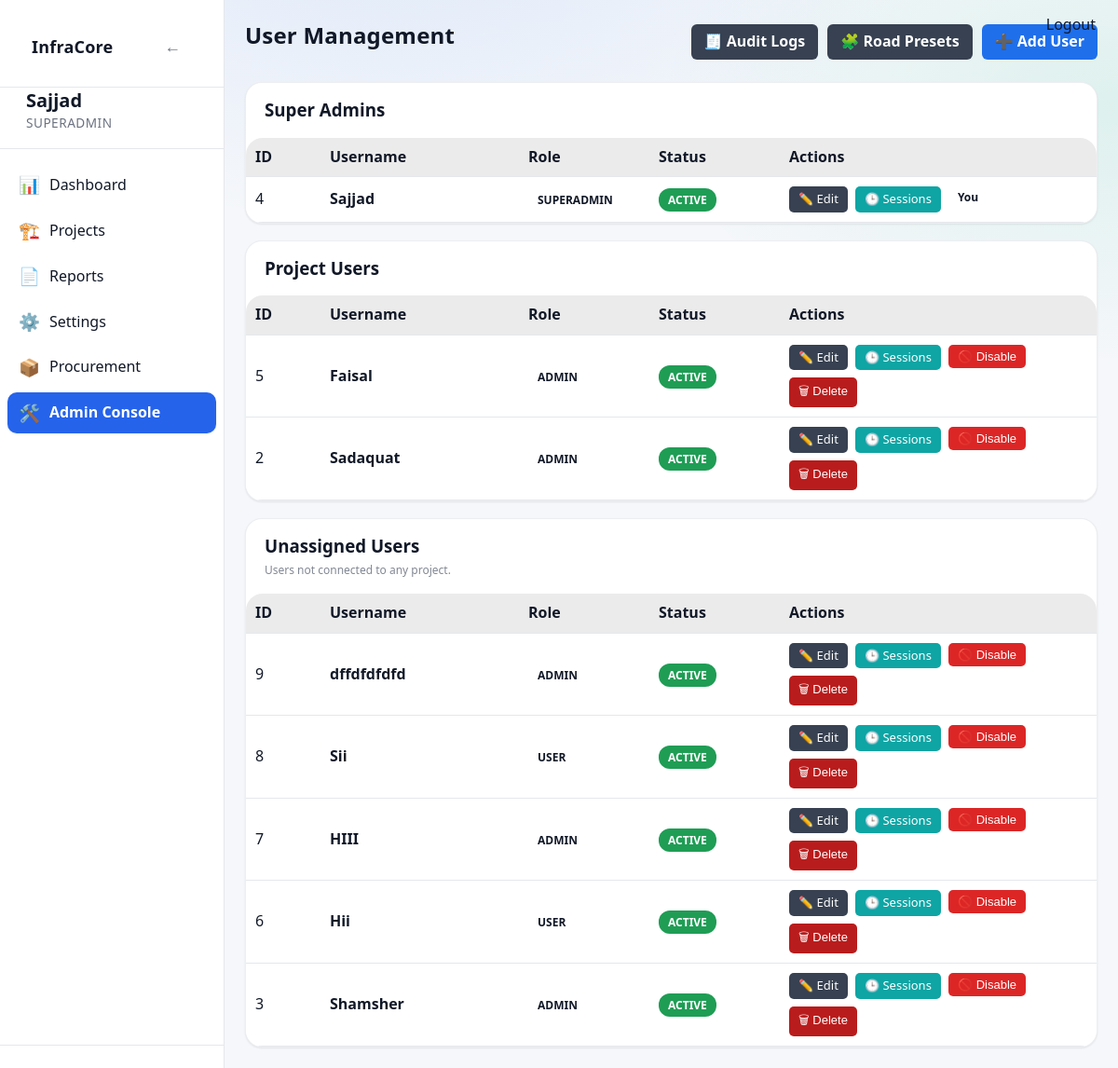
Screenshot of /admin/users (signed in) with the database file from the repository.
### app/models/user.py (models this page shows)
class User(Base):
    __tablename__ = "users"
    id = Column(Integer, primary_key=True, index=True)
    username = Column(String, unique=True, index=True, nullable=False)
    password_hash = Column(String, nullable=False)
    email = Column(String(255), unique=True, index=True, nullable=True)
    role = Column(String, default="user")
    is_active = Column(Boolean, default=True, nullable=False)
    created_at = Column(DateTime, default=datetime.utcnow, nullable=False)
    updated_at = Column(
        DateTime,
        default=datetime.utcnow,
        onupdate=datetime.utcnow,
        nullable=False
    )

### app/routes/admin.py (the view)
@router.get("/users", response_class=HTMLResponse)
def users_list(request: Request, db: Session = Depends(get_db)):
    admin = admin_guard(request)
    if not admin:
        return RedirectResponse("/dashboard", status_code=302)
    superadmins = (
        db.query(User)
        .filter(User.role == "superadmin")
        .order_by(User.id.desc())
        .all()
    )
    assigned_ids = {
        r[0]
        for r in (
            db.query(ProjectUser.user_id)
            .filter(ProjectUser.user_id.isnot(None))
            .distinct()
            .all()
        )
        if r and r[0] is not None
    }
    assigned_ids |= {
        r[0]
        for r in (
            db.query(Project.created_by)
            .filter(Project.created_by.isnot(None))
            .distinct()
            .all()
        )
        if r and r[0] is not None
    }
    base_users = db.query(User).filter(User.role != "superadmin")
    project_users = (
        base_users.filter(User.id.in_(assigned_ids)).order_by(User.id.desc()).all()
        if assigned_ids
        else []
    )
    unassigned_users = (
        base_users.filter(~User.id.in_(assigned_ids)).order_by(User.id.desc()).all()
        if assigned_ids
        else base_users.order_by(User.id.desc()).all()
    )
    html = templates.get_template("admin/users_list.html").render(
        request=request,
        title="User Management",
        superadmins=superadmins,
        project_users=project_users,
        unassigned_users=unassigned_users,
        user=admin,
    )
    return HTMLResponse(content=html)

### app/templates/admin/users_list.html
{% extends "base.html" %}
{% block content %}
<div class="page-header"
     style="display:flex;justify-content:space-between;align-items:center;margin-bottom:20px">
    <h1 class="page-title">User Management</h1>
    <div style="display:flex;gap:10px;flex-wrap:wrap">
        <a href="/admin/logs"
           style="
               background:#374151;
               color:#ffffff;
               padding:8px 14px;
               border-radius:6px;
               font-weight:600;
               text-decoration:none;
               display:inline-flex;
               align-items:center;
               gap:6px;
           ">
            🧾 Audit Logs
        </a>
        <a href="/admin/presets/road"
           style="
               background:#374151;
               color:#ffffff;
               padding:8px 14px;
               border-radius:6px;
               font-weight:600;
               text-decoration:none;
               display:inline-flex;
               align-items:center;
               gap:6px;
           ">
            🧩 Road Presets
        </a>
        <a href="/admin/users/new"
           style="
               background:#1f6feb;
               color:#ffffff;
               padding:8px 14px;
               border-radius:6px;
               font-weight:600;
               text-decoration:none;
               display:inline-flex;
               align-items:center;
               gap:6px;
           ">
            ➕ Add User
        </a>
    </div>
</div>
<div class="card" style="padding:0;margin-bottom:18px">
    <div style="padding:16px 20px;border-bottom:1px solid rgba(255,255,255,0.08)">
        <h3 style="margin:0">Super Admins</h3>
    </div>
    <table class="table" style="margin:0">
        <thead>
            <tr style="background:rgba(255,255,255,0.04)">
                <th style="width:60px">ID</th>
                <th>Username</th>
                <th style="width:120px">Role</th>
                <th style="width:120px">Status</th>
                <th style="width:320px">Actions</th>
            </tr>
        </thead>
        <tbody>
        {% if superadmins and superadmins|length > 0 %}
        {% for u in superadmins %}
            <tr style="border-bottom:1px solid rgba(255,255,255,0.05)">
                <td>{{ u.id }}</td>
                <td><strong>{{ u.username }}</strong></td>
                <td><span class="badge badge-info">{{ u.role | upper }}</span></td>
                <td>
                    {% if u.is_active %}
                        <span class="badge badge-success">ACTIVE</span>
                    {% else %}
                        <span class="badge badge-danger">DISABLED</span>
                    {% endif %}
                </td>
                <td>
                    <div style="display:flex;gap:8px;flex-wrap:wrap">
                        <a href="/admin/users/{{ u.id }}/edit" style="background:#374151;color:#ffffff;padding:5px 10px;border-radius:5px;font-size:13px;text-decoration:none;">✏️ Edit</a>
                        <a href="/admin/users/{{ u.id }}/sessions" style="background:#0ea5a4;color:#ffffff;padding:5px 10px;border-radius:5px;font-size:13px;text-decoration:none;">🕒 Sessions</a>
                        {% if user["id"] != u.id %}
                            <form method="post" action="/admin/users/{{ u.id }}/toggle" style="display:inline">
                                {% if u.is_active %}
                                    <button type="submit" style="background:#dc2626;color:#ffffff;padding:5px 10px;border:none;border-radius:5px;font-size:13px;cursor:pointer;">🚫 Disable</button>
                                {% else %}
                                    <button type="submit" style="background:#16a34a;color:#ffffff;padding:5px 10px;border:none;border-radius:5px;font-size:13px;cursor:pointer;">✅ Enable</button>
                                {% endif %}
                            </form>
                            {% if user["role"] == "superadmin" %}
                            <form method="post" action="/admin/users/{{ u.id }}/delete" style="display:inline" onsubmit="return confirm('Delete this user permanently? This cannot be undone.')">
                                <button type="submit" style="background:#b91c1c;color:#ffffff;padding:5px 10px;border:none;border-radius:5px;font-size:13px;cursor:pointer;">🗑 Delete</button>
                            </form>
                            {% endif %}
                        {% else %}
                            <span class="badge badge-warning">You</span>
                        {% endif %}
                    </div>
                </td>
            </tr>
        {% endfor %}
        {% else %}
            <tr>
                <td colspan="5" style="text-align:center;padding:24px">
                    <strong>No super admins found.</strong>
                </td>
            </tr>
        {% endif %}
        </tbody>
    </table>
</div>
<div class="card" style="padding:0;margin-bottom:18px">
    <div style="padding:16px 20px;border-bottom:1px solid rgba(255,255,255,0.08)">
        <h3 style="margin:0">Project Users</h3>
    </div>
    <table class="table" style="margin:0">
        <thead>
            <tr style="background:rgba(255,255,255,0.04)">
                <th style="width:60px">ID</th>
                <th>Username</th>
                <th style="width:120px">Role</th>
                <th style="width:120px">Status</th>
                <th style="width:320px">Actions</th>
            </tr>
        </thead>
        <tbody>
        {% if project_users and project_users|length > 0 %}
        {% for u in project_users %}
            <tr style="border-bottom:1px solid rgba(255,255,255,0.05)">
                <td>{{ u.id }}</td>
                <td><strong>{{ u.username }}</strong></td>
                <td><span class="badge badge-info">{{ u.role | upper }}</span></td>
                <td>
                    {% if u.is_active %}
                        <span class="badge badge-success">ACTIVE</span>
                    {% else %}
                        <span class="badge badge-danger">DISABLED</span>
                    {% endif %}
                </td>
                <td>
                    <div style="display:flex;gap:8px;flex-wrap:wrap">
                        <a href="/admin/users/{{ u.id }}/edit" style="background:#374151;color:#ffffff;padding:5px 10px;border-radius:5px;font-size:13px;text-decoration:none;">✏️ Edit</a>
                        <a href="/admin/users/{{ u.id }}/sessions" style="background:#0ea5a4;color:#ffffff;padding:5px 10px;border-radius:5px;font-size:13px;text-decoration:none;">🕒 Sessions</a>
                        {% if user["id"] != u.id %}
                            <form method="post" action="/admin/users/{{ u.id }}/toggle" style="display:inline">
                                {% if u.is_active %}
                                    <button type="submit" style="background:#dc2626;color:#ffffff;padding:5px 10px;border:none;border-radius:5px;font-size:13px;cursor:pointer;">🚫 Disable</button>
                                {% else %}
                                    <button type="submit" style="background:#16a34a;color:#ffffff;padding:5px 10px;border:none;border-radius:5px;font-size:13px;cursor:pointer;">✅ Enable</button>
                                {% endif %}
                            </form>
                            {% if user["role"] == "superadmin" %}
                            <form method="post" action="/admin/users/{{ u.id }}/delete" style="display:inline" onsubmit="return confirm('Delete this user permanently? This cannot be undone.')">
                                <button type="submit" style="background:#b91c1c;color:#ffffff;padding:5px 10px;border:none;border-radius:5px;font-size:13px;cursor:pointer;">🗑 Delete</button>
                            </form>
                            {% endif %}
                        {% else %}
                            <span class="badge badge-warning">You</span>
                        {% endif %}
                    </div>
                </td>
            </tr>
        {% endfor %}
        {% else %}
            <tr>
                <td colspan="5" style="text-align:center;padding:24px">
                    <strong>No project users found.</strong>
                </td>
            </tr>
        {% endif %}
        </tbody>
    </table>
</div>
<div class="card" style="padding:0">
    <div style="padding:16px 20px;border-bottom:1px solid rgba(255,255,255,0.08)">
        <h3 style="margin:0">Unassigned Users</h3>
        <div class="help-text" style="margin-top:6px">Users not connected to any project.</div>
    </div>
    <table class="table" style="margin:0">
        <thead>
            <tr style="background:rgba(255,255,255,0.04)">
                <th style="width:60px">ID</th>
                <th>Username</th>
                <th style="width:120px">Role</th>
                <th style="width:120px">Status</th>
                <th style="width:320px">Actions</th>
            </tr>
        </thead>
        <tbody>
        {% if unassigned_users and unassigned_users|length > 0 %}
        {% for u in unassigned_users %}
            <tr style="border-bottom:1px solid rgba(255,255,255,0.05)">
                <td>{{ u.id }}</td>
                <td><strong>{{ u.username }}</strong></td>
                <td><span class="badge badge-info">{{ u.role | upper }}</span></td>
                <td>
                    {% if u.is_active %}
                        <span class="badge badge-success">ACTIVE</span>
                    {% else %}
                        <span class="badge badge-danger">DISABLED</span>
                    {% endif %}
                </td>
                <td>
                    <div style="display:flex;gap:8px;flex-wrap:wrap">
                        <a href="/admin/users/{{ u.id }}/edit" style="background:#374151;color:#ffffff;padding:5px 10px;border-radius:5px;font-size:13px;text-decoration:none;">✏️ Edit</a>
                        <a href="/admin/users/{{ u.id }}/sessions" style="background:#0ea5a4;color:#ffffff;padding:5px 10px;border-radius:5px;font-size:13px;text-decoration:none;">🕒 Sessions</a>
                        {% if user["id"] != u.id %}
                            <form method="post" action="/admin/users/{{ u.id }}/toggle" style="display:inline">
                                {% if u.is_active %}
                                    <button type="submit" style="background:#dc2626;color:#ffffff;padding:5px 10px;border:none;border-radius:5px;font-size:13px;cursor:pointer;">🚫 Disable</button>
                                {% else %}
                                    <button type="submit" style="background:#16a34a;color:#ffffff;padding:5px 10px;border:none;border-radius:5px;font-size:13px;cursor:pointer;">✅ Enable</button>
                                {% endif %}
                            </form>
                            {% if user["role"] == "superadmin" %}
                            <form method="post" action="/admin/users/{{ u.id }}/delete" style="display:inline" onsubmit="return confirm('Delete this user permanently? This cannot be undone.')">
                                <button type="submit" style="background:#b91c1c;color:#ffffff;padding:5px 10px;border:none;border-radius:5px;font-size:13px;cursor:pointer;">🗑 Delete</button>
                            </form>
                            {% endif %}
                        {% else %}
                            <span class="badge badge-warning">You</span>
                        {% endif %}
                    </div>
                </td>
            </tr>
        {% endfor %}
        {% else %}
            <tr>
                <td colspan="5" style="text-align:center;padding:24px">
                    <strong>No unassigned users.</strong>
                </td>
            </tr>
        {% endif %}
        </tbody>
    </table>
</div>
{% endblock %}

### app/templates/base.html (shortened to what this page needs)
<!DOCTYPE html>
<html lang="en">
<head>
    <link rel="stylesheet" href="/static/css/style.css">
    <link rel="stylesheet" href="/static/css/ui_v2.css">
</head>
<body>
<div class="layout">
    <aside class="sidebar" id="sidebar">
        <div class="sidebar-header">
            <div class="sidebar-header-row">
                <h2 class="sidebar-title">InfraCore</h2>
                <button id="sidebarHideBtn" class="sidebar-toggle-btn" aria-label="Hide sidebar">←</button>
            </div>
        </div>
        {% if user is defined and user is not none %}
        <div class="sidebar-user">
            <strong class="sidebar-username">{{ user["username"] }}</strong>
            <span class="sidebar-role">
                {% if user["role"] == "superadmin" %}
                    SUPERADMIN
                {% else %}
                    {{ user["role"] | upper }}
                {% endif %}
            </span>
        </div>
        <nav class="sidebar-nav">
            <a href="/dashboard" class="{% if request.url.path == '/dashboard' %}active{% endif %}"><span class="icon">📊</span>Dashboard</a>
            <a href="/projects" class="{% if request.url.path.startswith('/projects') %}active{% endif %}"><span class="icon">🏗️</span>Projects</a>
            <a href="/reports" class="{% if request.url.path.startswith('/reports') %}active{% endif %}"><span class="icon">📄</span>Reports</a>
            <a href="/settings" class="{% if request.url.path == '/settings' %}active{% endif %}"><span class="icon">⚙️</span>Settings</a>
            <a href="/procurement" class="{% if request.url.path.startswith('/procurement') %}active{% endif %}"><span class="icon">📦</span>Procurement</a>
            {% if user["role"] == "superadmin" %}
            <a href="/admin/users" class="{% if request.url.path.startswith('/admin') %}active{% endif %}"><span class="icon">🛠️</span>Admin Console</a>
            {% endif %}
        </nav>
        <div class="sidebar-footer"></div>
        {% endif %}
    </aside>
        <a href="/logout" class="logout-top-btn" style="position:fixed;top:16px;right:24px;z-index:4000;">Logout</a>
    <main class="main">
        <div class="container">
            {% block content %}{% endblock %}
        </div>
    </main>
</div>
</body>
</html>

### rows the page displays
User: username "Sajjad", id "4", role "SUPERADMIN", is_active "ACTIVE", shows "You"
User: id "5", username "Faisal", role "ADMIN", is_active "ACTIVE"
User: id "2", username "Sadaquat", role "ADMIN", is_active "ACTIVE"
User: id "9", username "dffdfdfdfd", role "ADMIN", is_active "ACTIVE"
User: id "8", username "Sii", role "USER", is_active "ACTIVE"
User: id "7", username "HIII", role "ADMIN", is_active "ACTIVE"
User: id "6", username "Hii", role "USER", is_active "ACTIVE"
User: id "3", username "Shamsher", role "ADMIN", is_active "ACTIVE"
